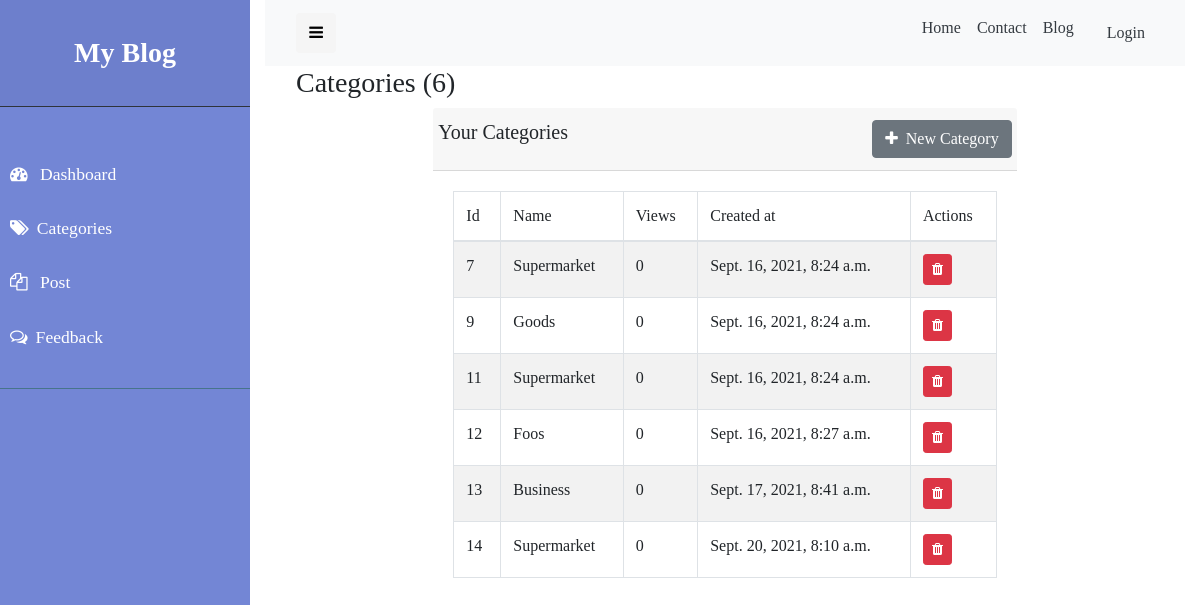
The app's page /staff/categories with its own data.
### blog/models.py (models this page shows, shortened)
class Category(models.Model):
    name = models.CharField(max_length = 50)
    views = models.IntegerField(default = 0,blank=True)
    slug = models.TextField(null=True,blank=True)
    created_at = models.DateTimeField(auto_now_add=True)
    updated_at = models.DateTimeField(auto_now=True)
    class Meta:
        verbose_name_plural = 'Categories'

### blog/views.py (the view)
# urls.py: path('categories',views.showCategory,name='categories'),
def showCategory(request):
    context = {
        'category_list': Category.objects.all()
    }
    return render(request, 'blog/admin/categories.html', context)

### blog/templates/blog/admin/categories.html (shortened to what this page needs)
{% extends 'blog/admin/layouts/admin-base.html' %}
{% load static %}
{% block 'content' %}
<div class="container">
    <h3 class="mx-3"> Categories ({{category_list|length}}) </h3>
    <div class="row justify-content-center">
        <div class="col-lg-8">
            <div class="card-header">
                <div class="row ">
                    <h5>Your Categories</h5>
                    <a type="submit" href=" {% url 'add_category' %} " class="btn btn-secondary btn-md ml-auto"> <i class="fa fa-plus mr-2 " aria-hidden="true"></i>New Category</a>
                </div>
            </div>
            <div class="card-body">
                <table class="table table-striped table-bordered">
                    <thead>
                        <tr>
                            <td>Id</td>
                            <td>Name</td>
                            <td>Views</td>
                            <td>Created at</td>
                            <td>Actions</td>
                        </tr>
                    </thead>
                    <tbody>
                        {% for category in category_list %}
                        <tr>
                            <td>{{category.id}}</td>
                            <td>{{category.name}}</td>
                            <td>{{category.views}}</td>
                            <td>{{category.created_at}}</td>
                            <td>
                                <a href=" {% url 'delete_category' category.id %} " class="btn btn-danger btn-sm">
                                    <i class="fa fa-trash"></i>
                                </a>
                            </td>
                        </tr>
                        {% endfor %}
                    </tbody>
                </table>
            </div>
        </div>
    </div>
</div>
{% endblock %}

### blog/static/css/adminstyle.css (style rules this page uses)
a, a:hover, a:focus { color: inherit; text-decoration: none; transition: all 0.3s; }

### records on screen
Category: id "7", name "Supermarket", views "0", created_at "Sept. 16, 2021, 8:24 a.m."
Category: id "9", name "Goods", views "0", created_at "Sept. 16, 2021, 8:24 a.m."
Category: id "11", name "Supermarket", views "0", created_at "Sept. 16, 2021, 8:24 a.m."
Category: id "12", name "Foos", views "0", created_at "Sept. 16, 2021, 8:27 a.m."
Category: id "13", name "Business", views "0", created_at "Sept. 17, 2021, 8:41 a.m."
Category: id "14", name "Supermarket", views "0", created_at "Sept. 20, 2021, 8:10 a.m."

### other values on screen
{{ category_list|length }} "6"
